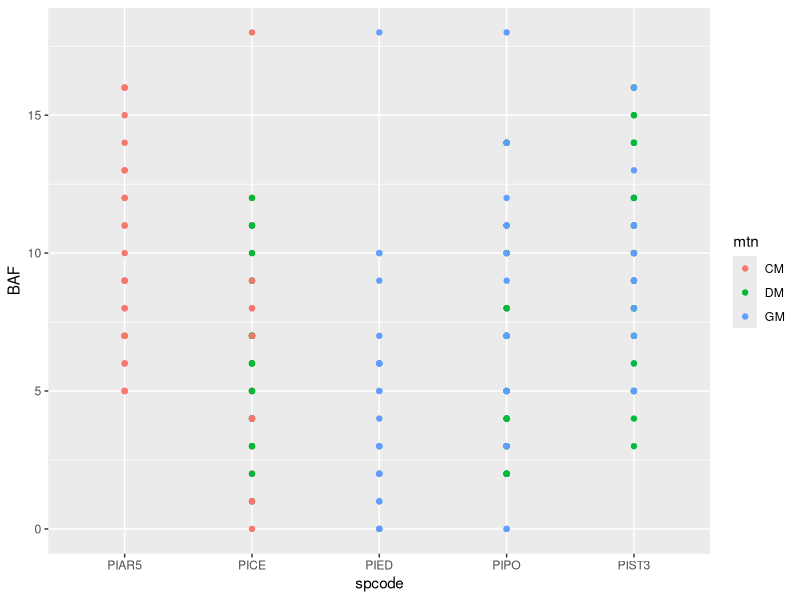

Recreate this plot in R.
## species_count.R
## ---------------
## replication counts and data integrity checks

# Clears the workspace
rm(list=ls())

# Load programs
library(plyr)
library(ggplot2)
update.packages()

# read tree data
trees <- read.csv("../data/masters_trees.csv")

# cores
ddply(subset(trees, condition=="alive" & core.taken=="Y" & pith=="Y"), 
      .(mtn, spcode), summarize, N = length(tag))

# needles
ddply(subset(trees, needles.collected=="TRUE"), .(mtn, spcode),
      summarize, N = length(tag))


# Linear regression of BAF followed by ANOVA
baf.lm <- lm(BAF~ mtn + spcode + spcode:mtn, data=trees)
summary(baf.lm)
anova(baf.lm)

# There is a difference between species.  Looking at figure to get better idea
ggplot(trees, aes(spcode, BAF, color=mtn)) +
  geom_point()
